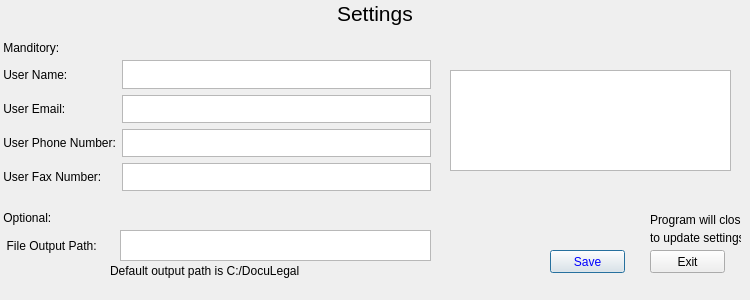
<?xml version="1.0" encoding="UTF-8"?>
<ui version="4.0">
 <class>Dialog</class>
 <widget class="QDialog" name="Dialog">
  <property name="geometry">
   <rect>
    <x>0</x>
    <y>0</y>
    <width>750</width>
    <height>300</height>
   </rect>
  </property>
  <property name="minimumSize">
   <size>
    <width>750</width>
    <height>300</height>
   </size>
  </property>
  <property name="windowTitle">
   <string>Dialog</string>
  </property>
  <widget class="QWidget" name="verticalLayoutWidget">
   <property name="geometry">
    <rect>
     <x>0</x>
     <y>0</y>
     <width>751</width>
     <height>61</height>
    </rect>
   </property>
   <layout class="QVBoxLayout" name="verticalLayout_2">
    <item alignment="Qt::AlignHCenter">
     <widget class="QLabel" name="label">
      <property name="text">
       <string>&lt;html&gt;&lt;head/&gt;&lt;body&gt;&lt;p&gt;&lt;span style=&quot; font-size:16pt;&quot;&gt;Settings&lt;/span&gt;&lt;/p&gt;&lt;/body&gt;&lt;/html&gt;</string>
      </property>
     </widget>
    </item>
    <item>
     <widget class="QLabel" name="label_11">
      <property name="text">
       <string> Manditory:</string>
      </property>
     </widget>
    </item>
   </layout>
  </widget>
  <widget class="QWidget" name="gridLayoutWidget">
   <property name="geometry">
    <rect>
     <x>0</x>
     <y>60</y>
     <width>431</width>
     <height>131</height>
    </rect>
   </property>
   <layout class="QGridLayout" name="gridLayout">
    <property name="sizeConstraint">
     <enum>QLayout::SetDefaultConstraint</enum>
    </property>
    <item row="1" column="1">
     <widget class="QPlainTextEdit" name="plainTextEdit_2"/>
    </item>
    <item row="3" column="1">
     <widget class="QPlainTextEdit" name="plainTextEdit_4"/>
    </item>
    <item row="3" column="0">
     <widget class="QLabel" name="label_5">
      <property name="text">
       <string> User Fax Number:</string>
      </property>
     </widget>
    </item>
    <item row="0" column="0">
     <widget class="QLabel" name="label_2">
      <property name="text">
       <string> User Name:</string>
      </property>
     </widget>
    </item>
    <item row="2" column="1">
     <widget class="QPlainTextEdit" name="plainTextEdit_3"/>
    </item>
    <item row="0" column="1">
     <widget class="QPlainTextEdit" name="plainTextEdit"/>
    </item>
    <item row="2" column="0">
     <widget class="QLabel" name="label_4">
      <property name="text">
       <string> User Phone Number:</string>
      </property>
     </widget>
    </item>
    <item row="1" column="0">
     <widget class="QLabel" name="label_3">
      <property name="text">
       <string> User Email:</string>
      </property>
     </widget>
    </item>
   </layout>
  </widget>
  <widget class="QLabel" name="label_7">
   <property name="geometry">
    <rect>
     <x>110</x>
     <y>260</y>
     <width>431</width>
     <height>21</height>
    </rect>
   </property>
   <property name="text">
    <string>Default output path is C:/DocuLegal</string>
   </property>
  </widget>
  <widget class="QPushButton" name="pushButton">
   <property name="geometry">
    <rect>
     <x>550</x>
     <y>250</y>
     <width>75</width>
     <height>23</height>
    </rect>
   </property>
   <property name="styleSheet">
    <string notr="true">color: rgb(0, 0, 255);</string>
   </property>
   <property name="text">
    <string>Save</string>
   </property>
  </widget>
  <widget class="QPushButton" name="pushButton_2">
   <property name="geometry">
    <rect>
     <x>650</x>
     <y>250</y>
     <width>75</width>
     <height>23</height>
    </rect>
   </property>
   <property name="text">
    <string>Exit</string>
   </property>
  </widget>
  <widget class="QGraphicsView" name="graphicsView">
   <property name="geometry">
    <rect>
     <x>450</x>
     <y>70</y>
     <width>281</width>
     <height>101</height>
    </rect>
   </property>
  </widget>
  <widget class="QLabel" name="label_8">
   <property name="geometry">
    <rect>
     <x>650</x>
     <y>210</y>
     <width>91</width>
     <height>21</height>
    </rect>
   </property>
   <property name="text">
    <string>&lt;html&gt;&lt;head/&gt;&lt;body&gt;&lt;p&gt;Program will close&lt;/p&gt;&lt;/body&gt;&lt;/html&gt;</string>
   </property>
  </widget>
  <widget class="QLabel" name="label_9">
   <property name="geometry">
    <rect>
     <x>650</x>
     <y>230</y>
     <width>91</width>
     <height>16</height>
    </rect>
   </property>
   <property name="text">
    <string>to update settings</string>
   </property>
  </widget>
  <widget class="QWidget" name="gridLayoutWidget_2">
   <property name="geometry">
    <rect>
     <x>0</x>
     <y>230</y>
     <width>431</width>
     <height>31</height>
    </rect>
   </property>
   <layout class="QGridLayout" name="gridLayout_2">
    <item row="0" column="0">
     <widget class="QLabel" name="label_6">
      <property name="text">
       <string>  File Output Path:     </string>
      </property>
     </widget>
    </item>
    <item row="0" column="1">
     <widget class="QPlainTextEdit" name="plainTextEdit_5"/>
    </item>
   </layout>
  </widget>
  <widget class="QLabel" name="label_10">
   <property name="geometry">
    <rect>
     <x>0</x>
     <y>210</y>
     <width>61</width>
     <height>16</height>
    </rect>
   </property>
   <property name="text">
    <string> Optional:</string>
   </property>
  </widget>
 </widget>
 <resources/>
 <connections/>
</ui>
